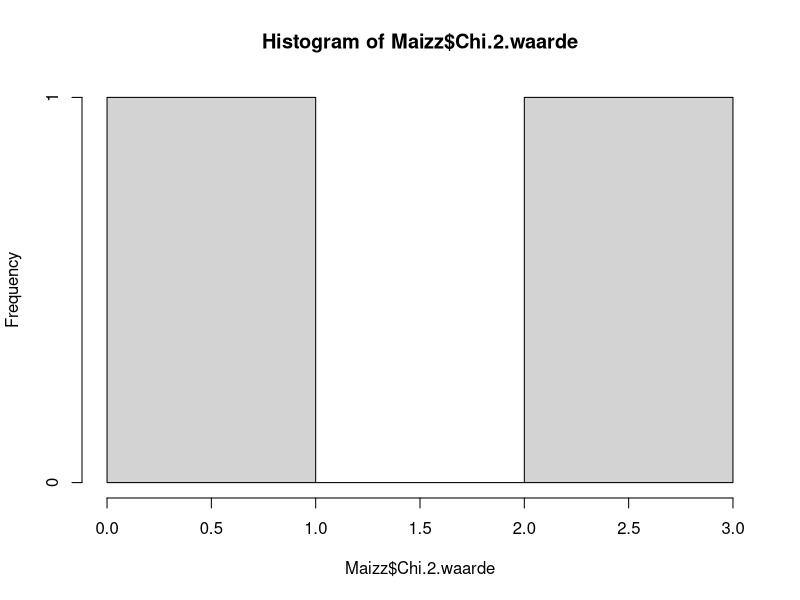
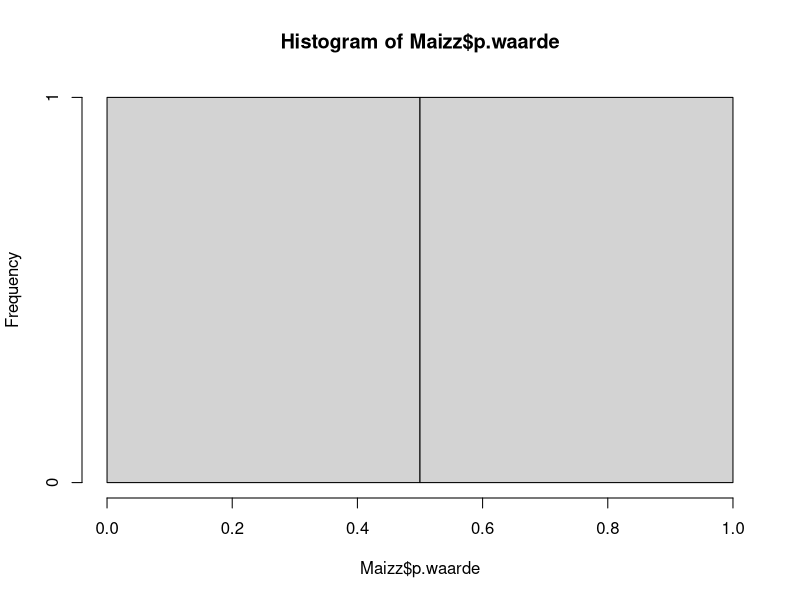

Generate these figures, in order, with R:
## ---- chunk 1
Maizz <- read.delim2("Maizz.txt")
hist(Maizz$Chi.2.waarde)
## ---- chunk 2
hist(Maizz$p.waarde)
## ---- chunk 3
# Het alignment als data frame: elke RIJ een soort, elke KOLOM een positie
alignment <- data.frame(
  positie_1 = c("A", "A", "A", "A", "A", "A"),
  positie_2 = c("T", "T", "T", "T", "T", "T"),
  positie_3 = c("G", "G", "G", "G", "G", "G"),
  positie_4 = c("C", "T", "A", "G", "C", "A"),
  positie_5 = c("A", "A", "A", "A", "A", "A"),
  positie_6 = c("A", "G", "G", "A", "T", "G"),
  positie_7 = c("T", "T", "T", "T", "T", "T"),
  row.names = c("soort 1", "soort 2", "soort 3",
                "soort 4", "soort 5", "soort 6")
)

alignment
## ---- chunk 4
entropie <- function(kolom) {
  p <- table(kolom) / length(kolom)
  return(-sum(p * log2(p)))
}

sapply(alignment, entropie)
